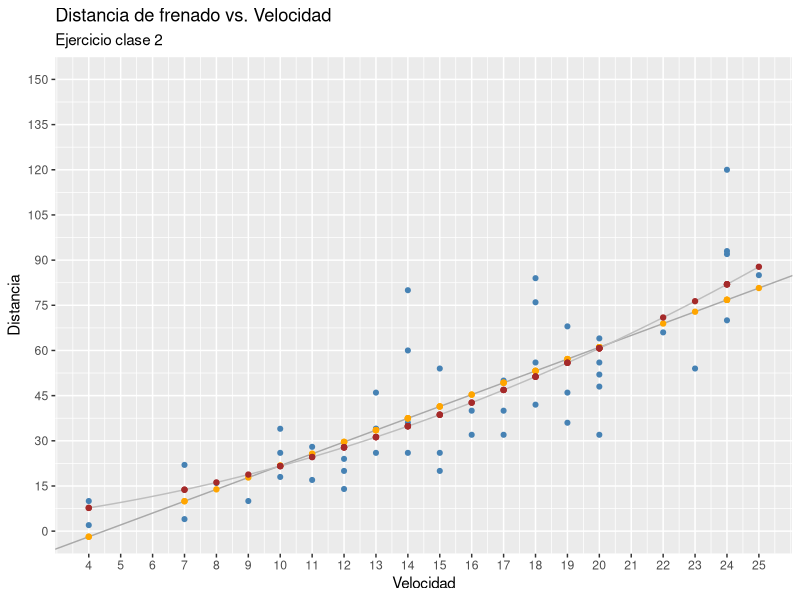

This chart was generated by the following R code:
# Setup
library(ggplot2)

# Loading data
autos <- cars
y <- autos$dist
x <- autos$speed

# Jugando con ggplot

g <- ggplot(data=autos, aes(x=speed, y=dist)) + 
  geom_point(col="steelblue", size=1.4) +
  geom_smooth(method='lm', col="firebrick") +
  coord_cartesian(xlim=c(4,25), ylim=c(0,150)) +
  labs(title="Distancia de frenado vs. Velocidad", subtitle="Ejercicio clase 2", y="Distancia", x="Velocidad") +
  scale_x_continuous(breaks=seq(4, 25, 1)) +
  scale_y_continuous(breaks=seq(0, 150, 15))
#plot(g)


# 2. Grafico de dispersion

g <- ggplot(data=autos, aes(x=speed, y=dist)) + 
  geom_point(col="steelblue", size=1.4) +
  coord_cartesian(xlim=c(4,25), ylim=c(0,150)) +
  labs(title="Distancia de frenado vs. Velocidad", subtitle="Ejercicio clase 2", y="Distancia", x="Velocidad") +
  scale_x_continuous(breaks=seq(4, 25, 1)) +
  scale_y_continuous(breaks=seq(0, 150, 15))


# 3. Estimar la media y el desvio estandar

x_mean = mean(x)
x_std = sd(x)
y_mean = mean(y)
y_std = sd(y)


# 4. Estimador de minimos cuadrados

X = cbind(rep(1, 50), x)
B_sombrero = (solve(t(X) %*% X)) %*% (t(X) %*% y)

g <- g +
  geom_abline(slope = B_sombrero[2], intercept = B_sombrero[1], col="darkgray")


# 5. Superponer sobre el gráfico anterior, en color naranja, los puntos correspondientes a los valores predichos.

predecir <- function(px, p_intercept, p_slope) {
  return(p_intercept + px*p_slope)
}

x_p = predecir(x, B_sombrero[1], B_sombrero[2])

g <- g +
  geom_point(aes(x=x, y=x_p), col="orange")



# 6. ¿Cuánto vale el estimador de σ^2?

s2 <- sum((y-x_p)^2) / (50 - 2)
s2


# 7. Estime la matriz de covarianza de los estimadores obtenidos. ¿Cuánto vale en este caso la matriz X' X?

M_cov = s2*solve(t(X) %*% X)
M_cov

XtX = t(X) %*% X
XtX

# 8. Verifique que sum{n}{i=1} (Yi − Ŷi ) = 0.
R = y - x_p
sum(R) <= 0.0000001 #no sera exactamente cero porque se utilizan numeros en representacion flotante


# 9. Centre las observaciones Xi’s y recalcule los estimadores de los parámetros.
# ¿Cambia el estimador de σ^2?
# Recalcule la estimación de la matriz de covarianza de los estimadores y compárela con la obtenida en (6).

x_centradas = x - mean(x) # centramos

X_c = cbind(rep(1, 50), x_centradas) # recalculamos estimadores
B_sombrero_c = (solve(t(X_c) %*% X_c)) %*% (t(X_c) %*% y)

x_c_p = predecir(x_centradas, B_sombrero_c[1], B_sombrero_c[2])
s2_c <- sum((y-x_c_p)^2) / (50 - 2)
(s2 - s2_c) == 0 # NO CAMBIA el estimador

M_cov_c = s2_c*solve(t(X_c) %*% X_c)

M_cov_c # matriz de covarianza de estimadores centrando observaciones
M_cov # matriz de covarianza de estimadores sin centrar


# 10. Ajustar un modelo polinomial que prediga y usando x y x^2
# ¿Encuentra alguna evidencia de que el término cuadrático mejora el ajuste del modelo?
# Graficar la curva obtenida sobre el gráfico realizado en (2).

x2 = x^2
X_pol = cbind(rep(1, 50), x, x2)
B_sombrero_pol = (solve(t(X_pol) %*% X_pol)) %*% (t(X_pol) %*% y)

predecir_pol <- function(px, estimadores) {
  return(estimadores[1] + px*estimadores[2] + (px^2)*estimadores[3])
}


x_p_pol = predecir_pol(x, B_sombrero_pol)
R_pol = y - x_p_pol

sum(R^2)
sum(R_pol^2)

# Se puede ver que hay menor error en el modelo cuadratico, sin embargo no quiere decir que sea mejor.

f_pol <- function(x) B_sombrero_pol[1] + B_sombrero_pol[2]*x + B_sombrero_pol[3]*(x^2)

g <- g +
  stat_function(fun=f_pol, colour="gray", n = 10000) +
  geom_point(aes(x=x, y=x_p_pol), col="brown")
plot(g)












